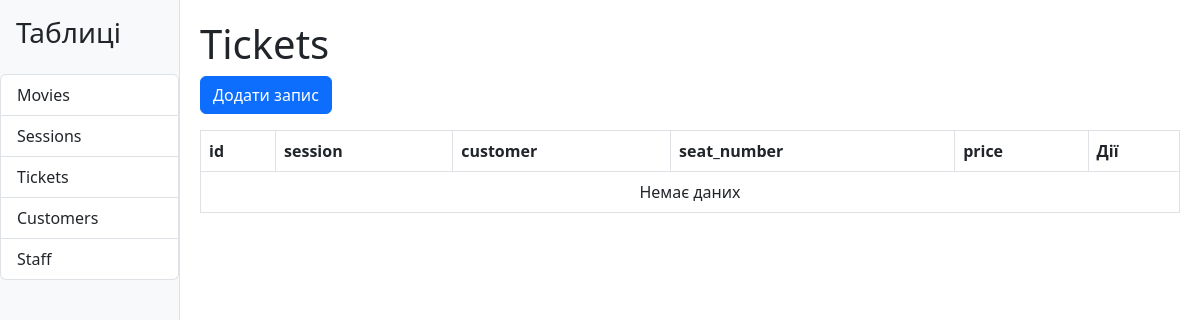
The page /cinema/tickets/ on the database as committed earlier.
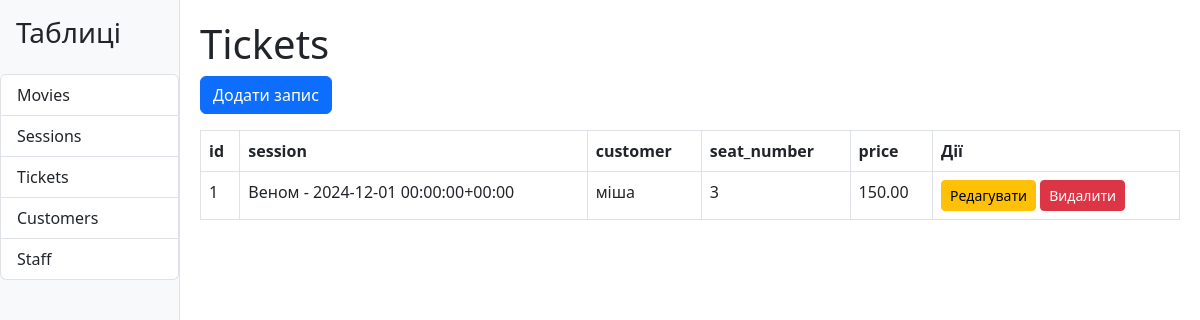
The same page on the database as committed later.
### cinema/models.py (models this page shows, shortened)
class Session(models.Model):
    movie = models.ForeignKey(Movie, on_delete=models.CASCADE, related_name='sessions')
    start_time = models.DateTimeField()
    hall = models.CharField(max_length=20)
    available_seats = models.PositiveIntegerField()
    def __str__(self):
        return f"{self.movie.title} - {self.start_time}"

class Movie(models.Model):
    title = models.CharField(max_length=100)
    genre = models.CharField(max_length=50, blank=True, null=True)
    duration = models.PositiveIntegerField()
    release_date = models.DateField()
    rating = models.DecimalField(max_digits=2, decimal_places=1)

class Customer(models.Model):
    name = models.CharField(max_length=100)
    phone = models.CharField(max_length=15, blank=True, null=True)
    email = models.EmailField(blank=True, null=True)
    def __str__(self):
        return self.name

### cinema/views.py (the view)
# urls.py: path('cinema/<str:table_name>/', views.dashboard, name='view_table'),
def dashboard(request, table_name):
    model = TABLES.get(table_name)
    if not model:
        return render(request, '404.html', status=404)
    records = model.objects.all()
    records_as_dicts = [
        {field.name: getattr(record, field.name) for field in model._meta.fields}
        for record in records
    ]
    columns = [field.name for field in model._meta.fields]
    column_count = len(columns) + 1
    return render(request, 'cinema/dashboard.html', {
        'table_name': table_name,
        'records': records_as_dicts,
        'columns': columns,
        'column_count': column_count,
    })

### cinema/templatetags/custom_filters.py (called while the page is built)
@register.filter
def get_item(dictionary, key):
    return dictionary.get(key)

### cinema/templates/cinema/dashboard.html (shortened to what this page needs)
{% extends 'cinema/base.html' %}
{% block content %}
<h1>{{ table_name|title }}</h1>
<div class="mb-3">
    <a href="{% url 'add_record' table_name %}" class="btn btn-primary">Додати запис</a>
</div>
<table class="table table-bordered">
    <thead>
        <tr>
            {% for column in columns %}
            <th>{{ column }}</th>
            {% endfor %}
            <th>Дії</th>
        </tr>
    </thead>
    <tbody>
        {% for record in records %}
        <tr>
            {% for column in columns %}
            {% load custom_filters %}
            <td>{{ record|get_item:column }}</td>
            {% endfor %}
            <td>
                <a href="{% url 'edit_record' table_name record.id %}" class="btn btn-warning btn-sm">Редагувати</a>
                <a href="{% url 'delete_record' table_name record.id %}" class="btn btn-danger btn-sm">Видалити</a>
            </td>
        </tr>
        {% empty %}
        <tr>
            <td colspan="{{ column_count }}" class="text-center">Немає даних</td>
        </tr>
        {% endfor %}
    </tbody>
</table>
{% endblock %}

### cinema/templates/cinema/base.html (shortened to what this page needs)
<!DOCTYPE html>
<html lang="en">
<head>
    <link rel="stylesheet" href="https://cdn.jsdelivr.net/npm/bootstrap@5.3.0/dist/css/bootstrap.min.css">
</head>
<body>
    <div class="d-flex">
        <div class="bg-light border-end" style="width: 15%; height: 100vh; overflow-y: auto;">
            <h3 class="p-3">Таблиці</h3>
            <div class="list-group">
                <a href="{% url 'view_table' 'movies' %}" class="list-group-item list-group-item-action">Movies</a>
                <a href="{% url 'view_table' 'sessions' %}" class="list-group-item list-group-item-action">Sessions</a>
                <a href="{% url 'view_table' 'tickets' %}" class="list-group-item list-group-item-action">Tickets</a>
                <a href="{% url 'view_table' 'customers' %}" class="list-group-item list-group-item-action">Customers</a>
                <a href="{% url 'view_table' 'staff' %}" class="list-group-item list-group-item-action">Staff</a>
            </div>
        </div>
        <div style="width: 85%; padding: 20px;">
            {% block content %}
            {% endblock %}
        </div>
    </div>
</body>
</html>

Rows that differ between the two databases and show on the page:
added Session: columns "1" "Веном - 2024-12-01 00:00:00+00:00" "міша" "3" "150.00"
Other text that changed with them:
text no longer shown: "Немає даних"
